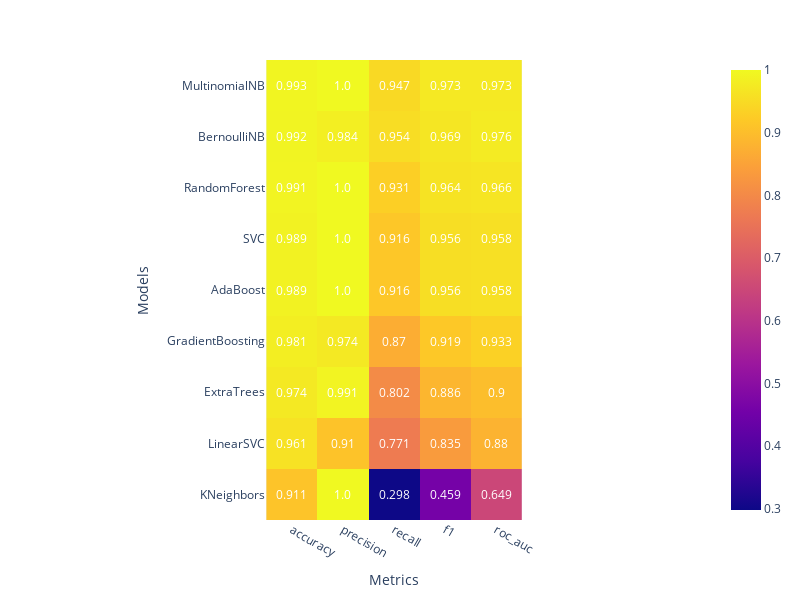

The notebook cell saved with this chart:
### Markdown cell above
### Comparaison par Heatmap de tous les modèles

### Code cell
fig = px.imshow(df_tot_heatmap)
fig.update_layout(xaxis={'title': 'Metrics'}, yaxis={'title': 'Models'}, width=800, height=600)
# Ajouter des annotations
annotations = []
for i, row in enumerate(df_tot_heatmap.values):
    for j, value in enumerate(row):
        annotations.append(dict(text=str(value),
                                x=j,
                                y=i,
                                font=dict(color='white', size=12),
                                showarrow=False))
fig.update_layout(annotations=annotations)
fig.show()

### Figure 1 — Plotly figure (JSON) as saved in the notebook; plotly's stock layout.template omitted (floating-point values rounded to 4 significant figures)
{"data": [{"coloraxis": "coloraxis", "hovertemplate": "x: %{x}<br>y: %{y}<br>color: %{z}<extra></extra>", "name": "0", "type": "heatmap", "x": ["accuracy", "precision", "recall", "f1", "roc_auc"], "xaxis": "x", "y": ["MultinomialNB", "BernoulliNB", "RandomForest", "SVC", "AdaBoost", "GradientBoosting", "ExtraTrees", "LinearSVC", "KNeighbors"], "yaxis": "y", "z": [[0.993, 1, 0.947, 0.973, 0.973], [0.992, 0.984, 0.954, 0.969, 0.976], [0.991, 1, 0.931, 0.964, 0.966], [0.989, 1, 0.916, 0.956, 0.958], [0.989, 1, 0.916, 0.956, 0.958], [0.981, 0.974, 0.87, 0.919, 0.933], [0.974, 0.991, 0.802, 0.886, 0.9], [0.961, 0.91, 0.771, 0.835, 0.88], [0.911, 1, 0.298, 0.459, 0.649]]}], "layout": {"annotations": [{"font": {"color": "white", "size": 12}, "showarrow": false, "text": "0.993", "x": 0, "y": 0}, {"font": {"color": "white", "size": 12}, "showarrow": false, "text": "1.0", "x": 1, "y": 0}, {"font": {"color": "white", "size": 12}, "showarrow": false, "text": "0.947", "x": 2, "y": 0}, {"font": {"color": "white", "size": 12}, "showarrow": false, "text": "0.973", "x": 3, "y": 0}, {"font": {"color": "white", "size": 12}, "showarrow": false, "text": "0.973", "x": 4, "y": 0}, {"font": {"color": "white", "size": 12}, "showarrow": false, "text": "0.992", "x": 0, "y": 1}, {"font": {"color": "white", "size": 12}, "showarrow": false, "text": "0.984", "x": 1, "y": 1}, {"font": {"color": "white", "size": 12}, "showarrow": false, "text": "0.954", "x": 2, "y": 1}, {"font": {"color": "white", "size": 12}, "showarrow": false, "text": "0.969", "x": 3, "y": 1}, {"font": {"color": "white", "size": 12}, "showarrow": false, "text": "0.976", "x": 4, "y": 1}, {"font": {"color": "white", "size": 12}, "showarrow": false, "text": "0.991", "x": 0, "y": 2}, {"font": {"color": "white", "size": 12}, "showarrow": false, "text": "1.0", "x": 1, "y": 2}, {"font": {"color": "white", "size": 12}, "showarrow": false, "text": "0.931", "x": 2, "y": 2}, {"font": {"color": "white", "size": 12}, "showarrow": false, "text": "0.964", "x": 3, "y": 2}, {"font": {"color": "white", "size": 12}, "showarrow": false, "text": "0.966", "x": 4, "y": 2}, {"font": {"color": "white", "size": 12}, "showarrow": false, "text": "0.989", "x": 0, "y": 3}, {"font": {"color": "white", "size": 12}, "showarrow": false, "text": "1.0", "x": 1, "y": 3}, {"font": {"color": "white", "size": 12}, "showarrow": false, "text": "0.916", "x": 2, "y": 3}, {"font": {"color": "white", "size": 12}, "showarrow": false, "text": "0.956", "x": 3, "y": 3}, {"font": {"color": "white", "size": 12}, "showarrow": false, "text": "0.958", "x": 4, "y": 3}, {"font": {"color": "white", "size": 12}, "showarrow": false, "text": "0.989", "x": 0, "y": 4}, {"font": {"color": "white", "size": 12}, "showarrow": false, "text": "1.0", "x": 1, "y": 4}, {"font": {"color": "white", "size": 12}, "showarrow": false, "text": "0.916", "x": 2, "y": 4}, {"font": {"color": "white", "size": 12}, "showarrow": false, "text": "0.956", "x": 3, "y": 4}, {"font": {"color": "white", "size": 12}, "showarrow": false, "text": "0.958", "x": 4, "y": 4}, {"font": {"color": "white", "size": 12}, "showarrow": false, "text": "0.981", "x": 0, "y": 5}, {"font": {"color": "white", "size": 12}, "showarrow": false, "text": "0.974", "x": 1, "y": 5}, {"font": {"color": "white", "size": 12}, "showarrow": false, "text": "0.87", "x": 2, "y": 5}, {"font": {"color": "white", "size": 12}, "showarrow": false, "text": "0.919", "x": 3, "y": 5}, {"font": {"color": "white", "size": 12}, "showarrow": false, "text": "0.933", "x": 4, "y": 5}, {"font": {"color": "white", "size": 12}, "showarrow": false, "text": "0.974", "x": 0, "y": 6}, {"font": {"color": "white", "size": 12}, "showarrow": false, "text": "0.991", "x": 1, "y": 6}, {"font": {"color": "white", "size": 12}, "showarrow": false, "text": "0.802", "x": 2, "y": 6}, {"font": {"color": "white", "size": 12}, "showarrow": false, "text": "0.886", "x": 3, "y": 6}, {"font": {"color": "white", "size": 12}, "showarrow": false, "text": "0.9", "x": 4, "y": 6}, {"font": {"color": "white", "size": 12}, "showarrow": false, "text": "0.961", "x": 0, "y": 7}, {"font": {"color": "white", "size": 12}, "showarrow": false, "text": "0.91", "x": 1, "y": 7}, {"font": {"color": "white", "size": 12}, "showarrow": false, "text": "0.771", "x": 2, "y": 7}, {"font": {"color": "white", "size": 12}, "showarrow": false, "text": "0.835", "x": 3, "y": 7}, {"font": {"color": "white", "size": 12}, "showarrow": false, "text": "0.88", "x": 4, "y": 7}, {"font": {"color": "white", "size": 12}, "showarrow": false, "text": "0.911", "x": 0, "y": 8}, {"font": {"color": "white", "size": 12}, "showarrow": false, "text": "1.0", "x": 1, "y": 8}, {"font": {"color": "white", "size": 12}, "showarrow": false, "text": "0.298", "x": 2, "y": 8}, {"font": {"color": "white", "size": 12}, "showarrow": false, "text": "0.459", "x": 3, "y": 8}, {"font": {"color": "white", "size": 12}, "showarrow": false, "text": "0.649", "x": 4, "y": 8}], "coloraxis": {"colorscale": [[0, "#0d0887"], [0.1111, "#46039f"], [0.2222, "#7201a8"], [0.3333, "#9c179e"], [0.4444, "#bd3786"], [0.5556, "#d8576b"], [0.6667, "#ed7953"], [0.7778, "#fb9f3a"], [0.8889, "#fdca26"], [1, "#f0f921"]]}, "height": 600, "margin": {"t": 60}, "width": 800, "xaxis": {"anchor": "y", "constrain": "domain", "domain": [0, 1], "scaleanchor": "y", "title": {"text": "Metrics"}}, "yaxis": {"anchor": "x", "autorange": "reversed", "constrain": "domain", "domain": [0, 1], "title": {"text": "Models"}}}}
